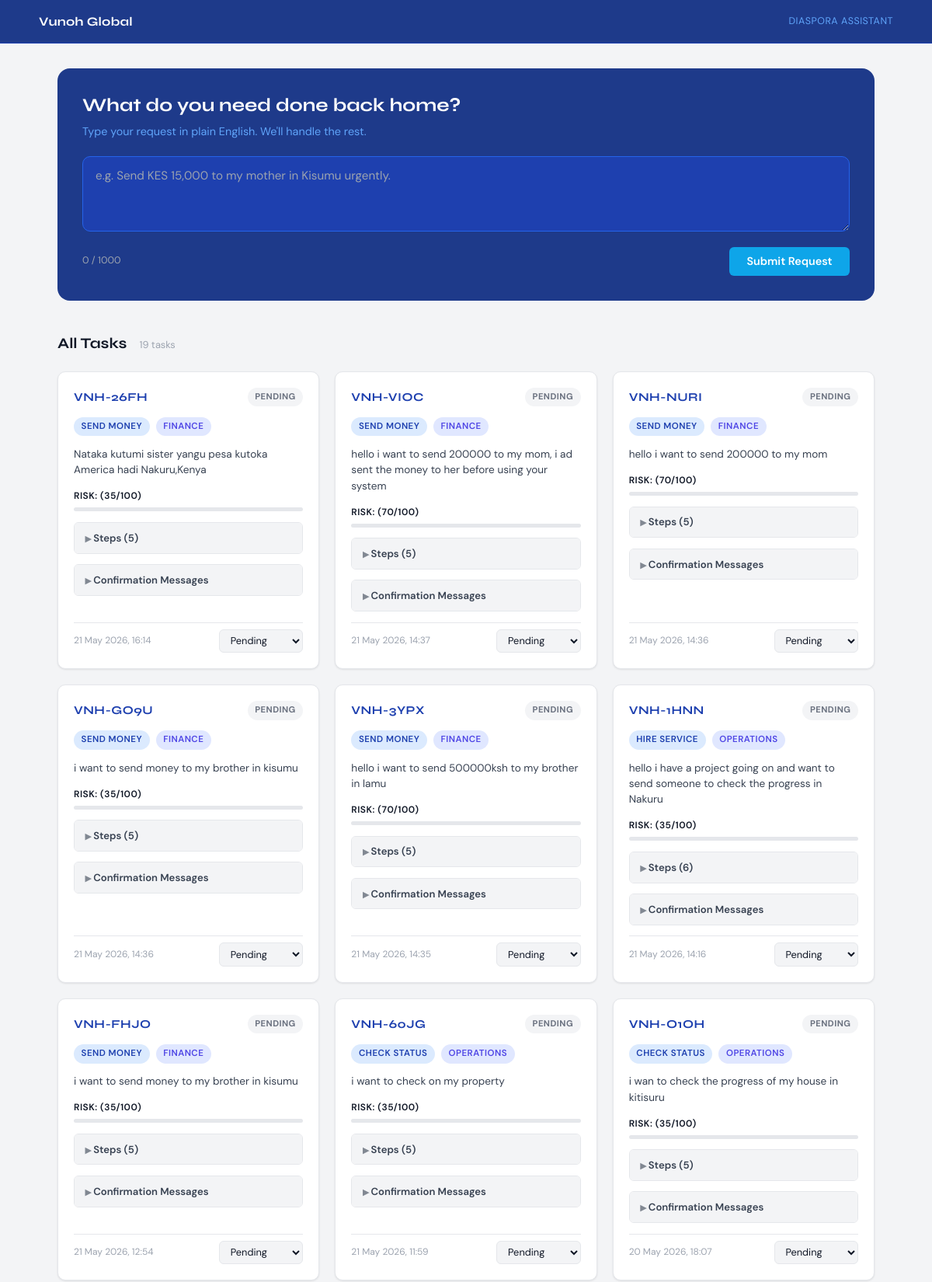
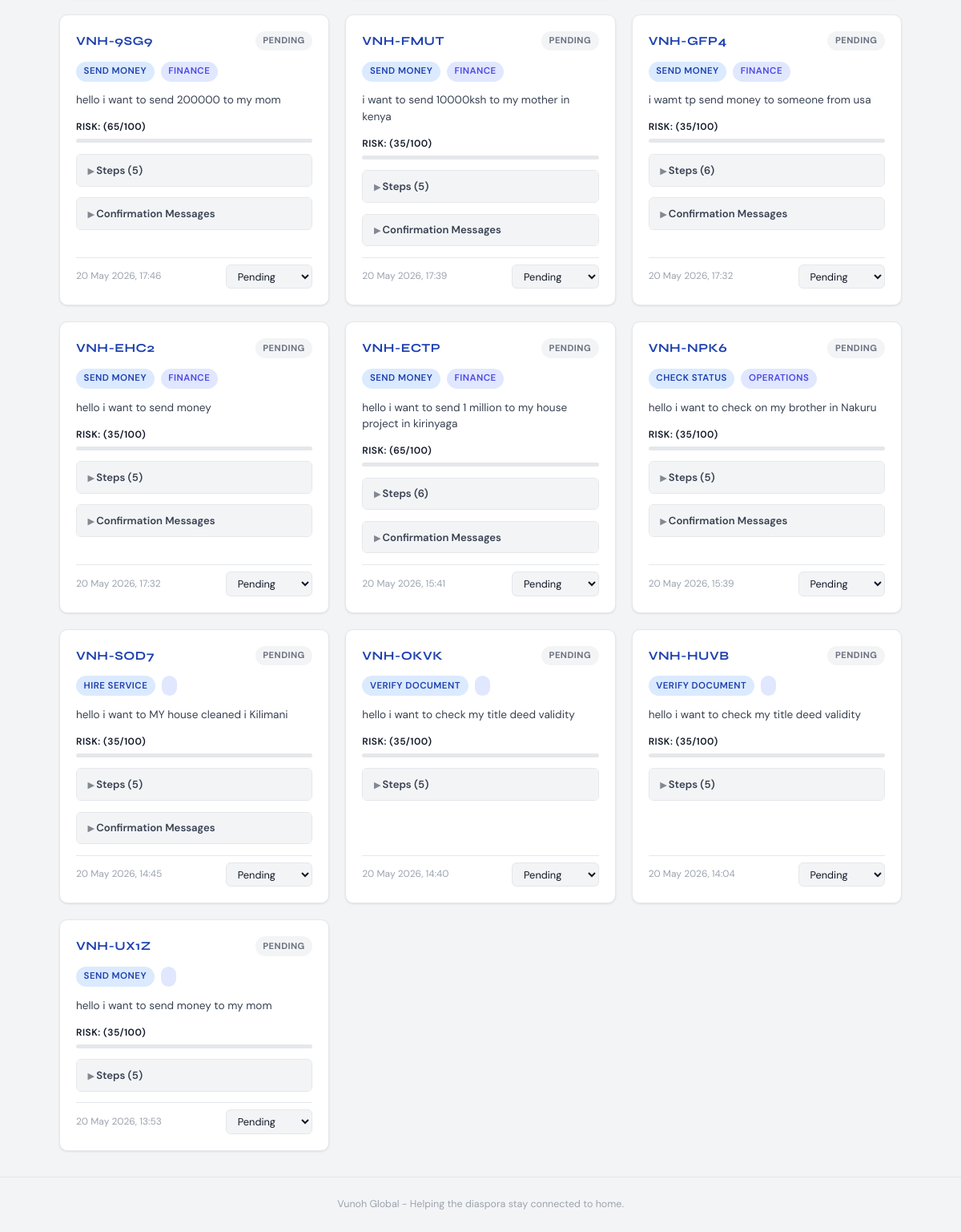
The page / on the database its author committed (2 pictures, top to bottom).
### assistant/models.py (models this page shows, shortened)
class Task(models.Model):
    id = models.UUIDField(primary_key=True, default=uuid.uuid4, editable=False)
    task_code = models.CharField(max_length=12, unique=True, editable=False)
    raw_message = models.TextField(help_text="Original Customer Message")
    intent = models.CharField(
        max_length=30, choices=Intent.choices, db_index=True
    )
    entities = models.JSONField(
        default=dict,
        help_text="AI-extracted entities: amount, recipient, location, urgency, etc.",
    )
    risk_score = models.PositiveSmallIntegerField(
        default=0,
        help_text="0 (low) – 100 (high), calculated by risk engine",
    )
    status = models.CharField(
        max_length=20, choices=TaskStatus.choices, default=TaskStatus.PENDING, db_index=True
    )
    assigned_team = models.CharField(
        max_length=20, choices=AssignedTeam.choices, blank=True
    )
    created_at = models.DateTimeField(default=timezone.now, db_index=True)
    updated_at = models.DateTimeField(auto_now=True)
    class Meta:
        ordering = ["-created_at"]
        verbose_name = "Task"
        verbose_name_plural = "Tasks"

### assistant/views.py (the view)
# urls.py: path("", views.DashboardView.as_view(), name="dashboard"),
class DashboardView(View):
    def get(self, request):
        tasks = Task.objects.prefetch_related(
            "steps", "messages", "status_history"
        ).all()
        return render(request, "assistant/dashboard.html", {"tasks": tasks})

### templates/assistant/dashboard.html (shortened to what this page needs)
{% extends "base.html" %}
{% load static %}
{% block content %}
<section class="submit-section">
  <div class="submit-card">
    <h1 class="submit-heading">What do you need done back home?</h1>
    <p class="submit-subtext">
      Type your request in plain English. We'll handle the rest.
    </p>
    <div class="submit-form" id="submitForm">
      <textarea
        id="messageInput"
        class="submit-textarea"
        rows="3"
        maxlength="1000"
        placeholder="e.g. Send KES 15,000 to my mother in Kisumu urgently."
      ></textarea>
      <div class="submit-row">
        <span class="char-count" id="charCount">0 / 1000</span>
        <button class="btn btn--primary" id="submitBtn" type="button">
          <span id="submitLabel">Submit Request</span>
        </button>
      </div>
    </div>
  </div>
</section>
<section class="dashboard-section">
  <div class="dashboard-header">
    <h2 class="section-title">All Tasks</h2>
    <span class="task-count">{{ tasks|length }} task{{ tasks|length|pluralize }}</span>
  </div>
  {% if tasks %}
    <div class="task-grid" id="taskGrid">
      {% for task in tasks %}
        <div class="task-card" id="task-{{ task.id }}" data-task-id="{{ task.id }}">
          <div class="task-card__header">
            <span class="task-code">{{ task.task_code }}</span>
            <span class="badge badge--{{ task.status|lower|cut:' ' }}">{{ task.status }}</span>
          </div>
          <div class="task-card__meta">
            <span class="intent-tag">{{ task.get_intent_display }}</span>
            <span class="team-tag">{{ task.assigned_team }}</span>
          </div>
          <p class="task-message">{{ task.raw_message|truncatechars:120 }}</p>
          <div class="risk-bar-wrap">
            <span class="risk-label risk-label--{{ task.risk_label }}">
              Risk: {{ task.risk_label|capfirst }} ({{ task.risk_score }}/100)
            </span>
            <div class="risk-bar">
              <div
                class="risk-bar__fill risk-bar__fill--{{ task.risk_label }}"
                style="width: {{ task.risk_score }}%"
              ></div>
            </div>
          </div>
          {% if task.steps.all %}
            <details class="steps-block">
              <summary class="steps-toggle">
                Steps ({{ task.steps.count }})
              </summary>
            </details>
          {% endif %}
          {% if task.messages.all %}
            <details class="messages-block">
              <summary class="steps-toggle">Confirmation Messages</summary>
            </details>
          {% endif %}
          <div class="task-card__footer">
            <span class="task-time">{{ task.created_at|date:"d M Y, H:i" }}</span>
            <select
              class="status-select"
              data-task-id="{{ task.id }}"
              onchange="updateStatus(this)"
            >
              <option value="Pending"     {% if task.status == 'Pending' %}selected{% endif %}>Pending</option>
            </select>
          </div>
        </div>
      {% endfor %}
    </div>
  {% else %}
    <div class="empty-state">
      <p class="empty-state__text">No tasks yet. Submit your first request above.</p>
    </div>
  {% endif %}
</section>
{% endblock %}

### templates/base.html (shortened to what this page needs)
<!DOCTYPE html>
<html lang="en">
<head>
  {% load static %}
  <link rel="stylesheet" href="{% static 'assistant/css/main.css' %}" />
</head>
<body>
  <nav class="navbar">
    <div class="nav-inner">
      <a href="{% url 'assistant:dashboard' %}" class="nav-brand">
        <span class="brand-name">Vunoh Global</span>
      </a>
      <span class="nav-tagline">Diaspora Assistant</span>
    </div>
  </nav>
  <main class="main-content">
    {% block content %}{% endblock %}
  </main>
  <footer class="footer">
    <p>Vunoh Global - Helping the diaspora stay connected to home.</p>
  </footer>
</body>
</html>

### rows shown on the page
Task: task_code "VNH-26FH", status "PENDING", intent "SEND MONEY", assigned_team "FINANCE", raw_message "Nataka kutumi sister yangu pesa kutoka America hadi Nakuru,Kenya", risk_score "35", steps.count "5", created_at "21 May 2026, 16:14", status+id "Pending"
Task: task_code "VNH-VIOC", status "PENDING", intent "SEND MONEY", assigned_team "FINANCE", raw_message "hello i want to send 200000 to my mom, i ad sent the money to her before using your system", risk_score "70", steps.count "5", created_at "21 May 2026, 14:37", status+id "Pending"
Task: task_code "VNH-NURI", status "PENDING", intent "SEND MONEY", assigned_team "FINANCE", raw_message "hello i want to send 200000 to my mom", risk_score "70", steps.count "5", created_at "21 May 2026, 14:36", status+id "Pending"
Task: task_code "VNH-GO9U", status "PENDING", intent "SEND MONEY", assigned_team "FINANCE", raw_message "i want to send money to my brother in kisumu", risk_score "35", steps.count "5", created_at "21 May 2026, 14:36", status+id "Pending"
Task: task_code "VNH-3YPX", status "PENDING", intent "SEND MONEY", assigned_team "FINANCE", raw_message "hello i want to send 500000ksh to my brother in lamu", risk_score "70", steps.count "5", created_at "21 May 2026, 14:35", status+id "Pending"
Task: task_code "VNH-1HNN", status "PENDING", intent "HIRE SERVICE", assigned_team "OPERATIONS", raw_message "hello i have a project going on and want to send someone to check the progress in Nakuru", risk_score "35", steps.count "6", created_at "21 May 2026, 14:16", status+id "Pending"
Task: task_code "VNH-FHJO", status "PENDING", intent "SEND MONEY", assigned_team "FINANCE", raw_message "i want to send money to my brother in kisumu", risk_score "35", steps.count "5", created_at "21 May 2026, 12:54", status+id "Pending"
Task: task_code "VNH-60JG", status "PENDING", intent "CHECK STATUS", assigned_team "OPERATIONS", raw_message "i want to check on my property", risk_score "35", steps.count "5", created_at "21 May 2026, 11:59", status+id "Pending"
Task: task_code "VNH-O1OH", status "PENDING", intent "CHECK STATUS", assigned_team "OPERATIONS", raw_message "i wan to check the progress of my house in kitisuru", risk_score "35", steps.count "5", created_at "20 May 2026, 18:07", status+id "Pending"
Task: task_code "VNH-9SG9", status "PENDING", intent "SEND MONEY", assigned_team "FINANCE", raw_message "hello i want to send 200000 to my mom", risk_score "65", steps.count "5", created_at "20 May 2026, 17:46", status+id "Pending"
Task: task_code "VNH-FMUT", status "PENDING", intent "SEND MONEY", assigned_team "FINANCE", raw_message "i want to send 10000ksh to my mother in kenya", risk_score "35", steps.count "5", created_at "20 May 2026, 17:39", status+id "Pending"
Task: task_code "VNH-GFP4", status "PENDING", intent "SEND MONEY", assigned_team "FINANCE", raw_message "i wamt tp send money to someone from usa", risk_score "35", steps.count "6", created_at "20 May 2026, 17:32", status+id "Pending"
Task: task_code "VNH-EHC2", status "PENDING", intent "SEND MONEY", assigned_team "FINANCE", raw_message "hello i want to send money", risk_score "35", steps.count "5", created_at "20 May 2026, 17:32", status+id "Pending"
Task: task_code "VNH-ECTP", status "PENDING", intent "SEND MONEY", assigned_team "FINANCE", raw_message "hello i want to send 1 million to my house project in kirinyaga", risk_score "65", steps.count "6", created_at "20 May 2026, 15:41", status+id "Pending"
Task: task_code "VNH-NPK6", status "PENDING", intent "CHECK STATUS", assigned_team "OPERATIONS", raw_message "hello i want to check on my brother in Nakuru", risk_score "35", steps.count "5", created_at "20 May 2026, 15:39", status+id "Pending"
Task: task_code "VNH-SOD7", status "PENDING", intent "HIRE SERVICE", raw_message "hello i want to MY house cleaned i Kilimani", risk_score "35", steps.count "5", created_at "20 May 2026, 14:45", status+id "Pending"
Task: task_code "VNH-OKVK", status "PENDING", intent "VERIFY DOCUMENT", raw_message "hello i want to check my title deed validity", risk_score "35", steps.count "5", created_at "20 May 2026, 14:40", status+id "Pending"
Task: task_code "VNH-HUVB", status "PENDING", intent "VERIFY DOCUMENT", raw_message "hello i want to check my title deed validity", risk_score "35", steps.count "5", created_at "20 May 2026, 14:04", status+id "Pending"
Task: task_code "VNH-UX1Z", status "PENDING", intent "SEND MONEY", raw_message "hello i want to send money to my mom", risk_score "35", steps.count "5", created_at "20 May 2026, 13:53", status+id "Pending"

### other values the page prints
{{ tasks|length }} "19"
